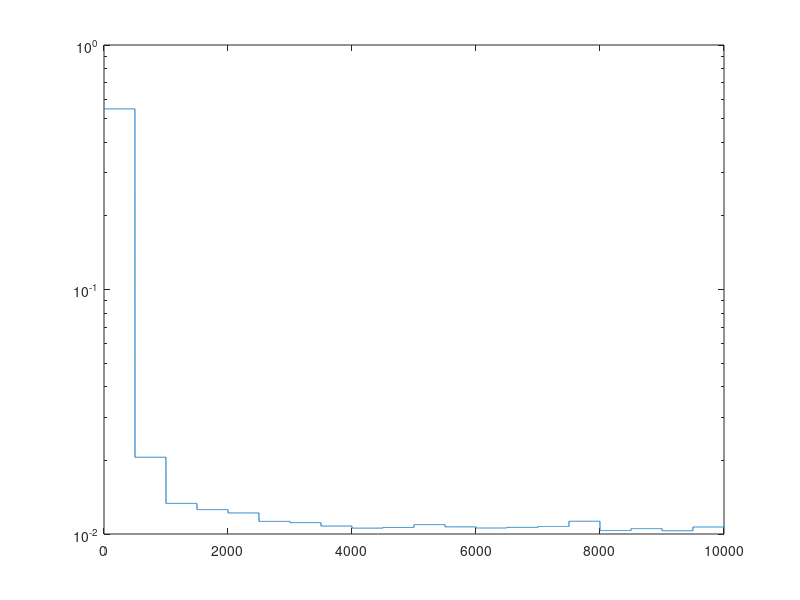

MATLAB code for this plot:
%Simulation of synchronous Federated Learning
tic
total = 1; %number of repetitions of simulation
iter = 10000;
amse = zeros(iter,1);
for epoch = 1:total
dn =zeros(1,3000); %nonlinear time series
dn(1) = .1;
dn(2) = .1;
for ii = 3:3000
dn(ii) = (0.8-0.5*exp(-dn(ii-1)^2))*dn(ii-1) - (0.3+0.9*exp(-dn(ii-1)^2))*dn(ii-2) + .1*sin(dn(ii-1)*pi)+0.1*randn(1,1); %random Gaussian noise with std = 0.1
end
X = [dn(1:2998);dn(2:2999)]; %input data
D = transpose(dn(3:3000)); %output data

%Here we perform synchronous updating
el= 10; %number of edge processors
dcount = zeros(1,el);
agg = 500; %number iterations when cloud contacts edge processors
mu = .8;
samples = 100; %number of random fourier features
sigma = sqrt(1/(3.73*2)); %Gaussian widths
w = 1/sigma * randn(2,samples); %random fourier weight vector
theta = rand(1,samples); %random phase vector
Z = sqrt(2/samples)*cos(transpose(X)*w + pi*ones(2998,1)*theta); %inputs in RFF space

hc = zeros(1,samples); % learning parameter for cloud
hfl = zeros (el,samples); % learning parameter for edge
mse= zeros(iter,1);
msed = zeros(iter,el);
mse(1:agg-1)= var(D);

for jj= 1:iter
v = ceil(rand(1,1)*2998); %randomly pick data
edge = ceil(rand(1,1)*el); %randomly pick  edge processor  where data goes to
dcount(edge)=dcount(edge)+1; %update number of updates for edge processor
x = X(:,v);
error(jj) = D(v) -  Z(v,:)*transpose(hfl(edge,:)); %compute error
hfl(edge,:) = hfl(edge,:) + mu *Z(v,:)*error(jj); % update edge learner using LMS

if mod(jj,agg) ==0 %test to see if central processor should communicate with all edge processors

hc = mean(hfl); %central processor is mean of all edge processors

mse(jj) = norm(D(2499:2998) - Z(2499:2998,:)*transpose(hc))^2/500; %MSE on last 500 data points
hfl = ones(el,1)*hc; %reset all edge processor weights
elseif jj>1, mse(jj) = mse(jj-1);
end
end
amse = amse + mse(1:iter,1)/total;
end
toc
figure(1)
semilogy(mse)

% plot(error);
% hist(w(1,:))




